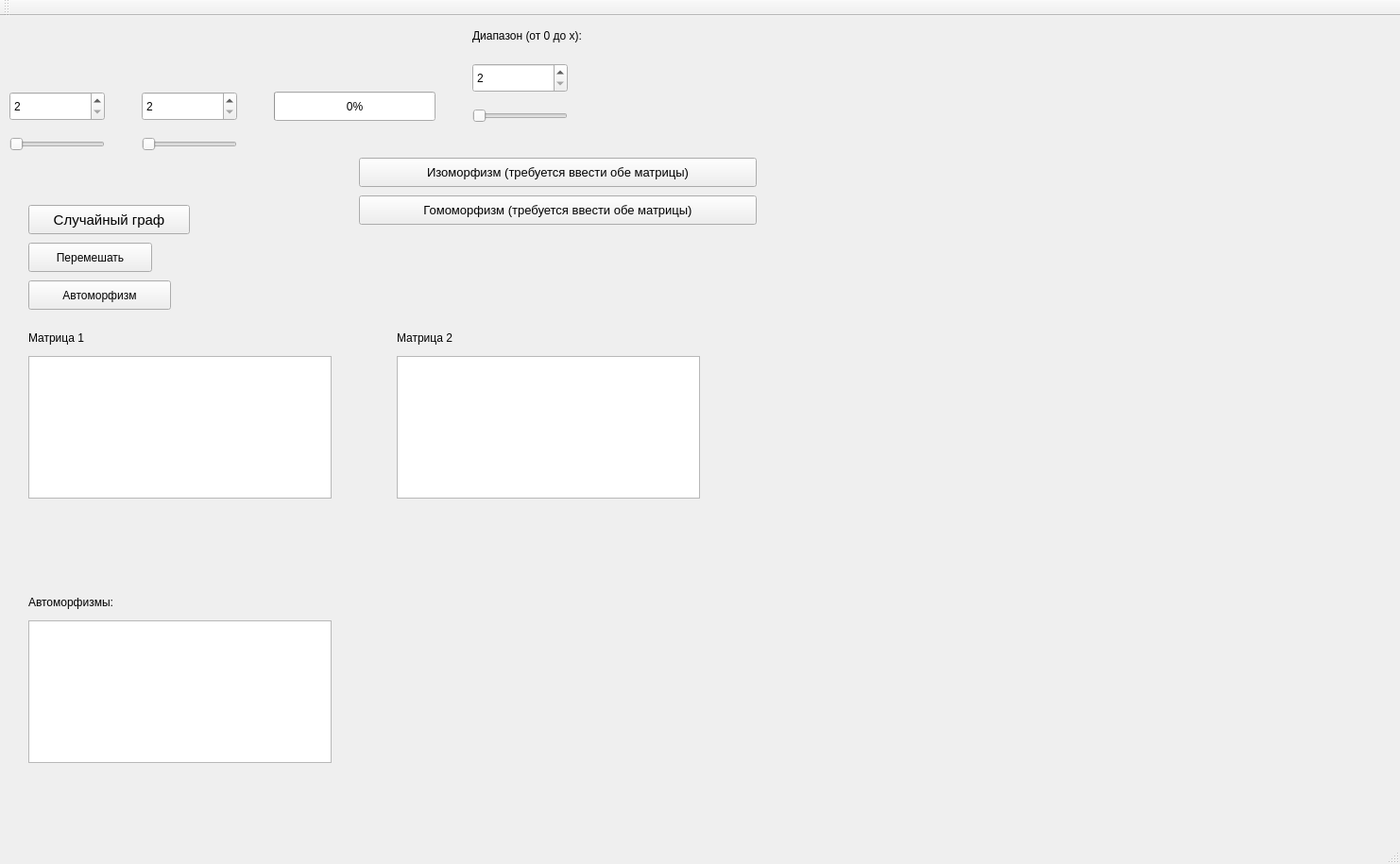
<?xml version="1.0" encoding="UTF-8"?>
<ui version="4.0">
 <class>MainWindow</class>
 <widget class="QMainWindow" name="MainWindow">
  <property name="geometry">
   <rect>
    <x>0</x>
    <y>0</y>
    <width>1482</width>
    <height>915</height>
   </rect>
  </property>
  <property name="windowTitle">
   <string>MainWindow</string>
  </property>
  <widget class="QWidget" name="centralWidget">
   <widget class="QCustomPlot" name="widget" native="true">
    <property name="geometry">
     <rect>
      <x>830</x>
      <y>50</y>
      <width>641</width>
      <height>741</height>
     </rect>
    </property>
   </widget>
   <widget class="QPushButton" name="genRandomGraphBtn">
    <property name="geometry">
     <rect>
      <x>30</x>
      <y>200</y>
      <width>171</width>
      <height>31</height>
     </rect>
    </property>
    <property name="font">
     <font>
      <pointsize>11</pointsize>
     </font>
    </property>
    <property name="contextMenuPolicy">
     <enum>Qt::PreventContextMenu</enum>
    </property>
    <property name="text">
     <string>Случайный граф</string>
    </property>
   </widget>
   <widget class="QSpinBox" name="matrixSpinBox">
    <property name="geometry">
     <rect>
      <x>10</x>
      <y>80</y>
      <width>101</width>
      <height>31</height>
     </rect>
    </property>
    <property name="minimum">
     <number>2</number>
    </property>
    <property name="maximum">
     <number>450</number>
    </property>
    <property name="value">
     <number>2</number>
    </property>
   </widget>
   <widget class="QProgressBar" name="progressBar">
    <property name="geometry">
     <rect>
      <x>290</x>
      <y>80</y>
      <width>171</width>
      <height>31</height>
     </rect>
    </property>
    <property name="value">
     <number>0</number>
    </property>
   </widget>
   <widget class="QSlider" name="matrixSlider">
    <property name="geometry">
     <rect>
      <x>10</x>
      <y>120</y>
      <width>101</width>
      <height>31</height>
     </rect>
    </property>
    <property name="minimum">
     <number>2</number>
    </property>
    <property name="maximum">
     <number>450</number>
    </property>
    <property name="value">
     <number>2</number>
    </property>
    <property name="sliderPosition">
     <number>2</number>
    </property>
    <property name="orientation">
     <enum>Qt::Horizontal</enum>
    </property>
   </widget>
   <widget class="QPushButton" name="automorphismBtn">
    <property name="geometry">
     <rect>
      <x>30</x>
      <y>280</y>
      <width>151</width>
      <height>31</height>
     </rect>
    </property>
    <property name="text">
     <string>Автоморфизм</string>
    </property>
   </widget>
   <widget class="QTextEdit" name="outputEdit">
    <property name="geometry">
     <rect>
      <x>30</x>
      <y>640</y>
      <width>321</width>
      <height>151</height>
     </rect>
    </property>
    <property name="tabStopWidth">
     <number>74</number>
    </property>
    <property name="textInteractionFlags">
     <set>Qt::TextEditorInteraction</set>
    </property>
   </widget>
   <widget class="QLabel" name="outputLabel">
    <property name="geometry">
     <rect>
      <x>30</x>
      <y>610</y>
      <width>231</width>
      <height>21</height>
     </rect>
    </property>
    <property name="text">
     <string>Автоморфизмы:</string>
    </property>
   </widget>
   <widget class="QPushButton" name="shuffleBtn">
    <property name="geometry">
     <rect>
      <x>30</x>
      <y>240</y>
      <width>131</width>
      <height>31</height>
     </rect>
    </property>
    <property name="text">
     <string>Перемешать</string>
    </property>
   </widget>
   <widget class="QTextEdit" name="matrix_2Edit">
    <property name="geometry">
     <rect>
      <x>420</x>
      <y>360</y>
      <width>321</width>
      <height>151</height>
     </rect>
    </property>
   </widget>
   <widget class="QPushButton" name="isomorphismBtn">
    <property name="geometry">
     <rect>
      <x>380</x>
      <y>150</y>
      <width>421</width>
      <height>31</height>
     </rect>
    </property>
    <property name="font">
     <font>
      <pointsize>10</pointsize>
      <weight>50</weight>
      <bold>false</bold>
     </font>
    </property>
    <property name="text">
     <string>Изоморфизм (требуется ввести обе матрицы)</string>
    </property>
   </widget>
   <widget class="QPushButton" name="gomomorphismBtn">
    <property name="geometry">
     <rect>
      <x>380</x>
      <y>190</y>
      <width>421</width>
      <height>31</height>
     </rect>
    </property>
    <property name="font">
     <font>
      <pointsize>10</pointsize>
     </font>
    </property>
    <property name="text">
     <string>Гомоморфизм (требуется ввести обе матрицы)</string>
    </property>
   </widget>
   <widget class="QSpinBox" name="matrix_2SpinBox">
    <property name="geometry">
     <rect>
      <x>150</x>
      <y>80</y>
      <width>101</width>
      <height>31</height>
     </rect>
    </property>
    <property name="minimum">
     <number>2</number>
    </property>
    <property name="maximum">
     <number>450</number>
    </property>
    <property name="value">
     <number>2</number>
    </property>
   </widget>
   <widget class="QSlider" name="matrix_2Slider">
    <property name="geometry">
     <rect>
      <x>150</x>
      <y>120</y>
      <width>101</width>
      <height>31</height>
     </rect>
    </property>
    <property name="minimum">
     <number>2</number>
    </property>
    <property name="maximum">
     <number>450</number>
    </property>
    <property name="value">
     <number>2</number>
    </property>
    <property name="sliderPosition">
     <number>2</number>
    </property>
    <property name="orientation">
     <enum>Qt::Horizontal</enum>
    </property>
   </widget>
   <widget class="QTextEdit" name="matrixEdit">
    <property name="geometry">
     <rect>
      <x>30</x>
      <y>360</y>
      <width>321</width>
      <height>151</height>
     </rect>
    </property>
   </widget>
   <widget class="QLabel" name="matrix_2Label">
    <property name="geometry">
     <rect>
      <x>420</x>
      <y>330</y>
      <width>231</width>
      <height>21</height>
     </rect>
    </property>
    <property name="text">
     <string>Матрица 2</string>
    </property>
   </widget>
   <widget class="QLabel" name="matrixLabel">
    <property name="geometry">
     <rect>
      <x>30</x>
      <y>330</y>
      <width>231</width>
      <height>21</height>
     </rect>
    </property>
    <property name="text">
     <string>Матрица 1</string>
    </property>
   </widget>
   <widget class="QSlider" name="rangeSlider">
    <property name="geometry">
     <rect>
      <x>500</x>
      <y>90</y>
      <width>101</width>
      <height>31</height>
     </rect>
    </property>
    <property name="minimum">
     <number>2</number>
    </property>
    <property name="maximum">
     <number>450</number>
    </property>
    <property name="value">
     <number>2</number>
    </property>
    <property name="sliderPosition">
     <number>2</number>
    </property>
    <property name="orientation">
     <enum>Qt::Horizontal</enum>
    </property>
   </widget>
   <widget class="QSpinBox" name="rangeSpinBox">
    <property name="geometry">
     <rect>
      <x>500</x>
      <y>50</y>
      <width>101</width>
      <height>31</height>
     </rect>
    </property>
    <property name="minimum">
     <number>2</number>
    </property>
    <property name="maximum">
     <number>450</number>
    </property>
    <property name="value">
     <number>2</number>
    </property>
   </widget>
   <widget class="QLabel" name="matrixLabel_2">
    <property name="geometry">
     <rect>
      <x>500</x>
      <y>10</y>
      <width>231</width>
      <height>21</height>
     </rect>
    </property>
    <property name="text">
     <string>Диапазон (от 0 до x):</string>
    </property>
   </widget>
  </widget>
  <widget class="QMenuBar" name="menuBar">
   <property name="geometry">
    <rect>
     <x>0</x>
     <y>0</y>
     <width>1482</width>
     <height>31</height>
    </rect>
   </property>
  </widget>
  <widget class="QToolBar" name="mainToolBar">
   <attribute name="toolBarArea">
    <enum>TopToolBarArea</enum>
   </attribute>
   <attribute name="toolBarBreak">
    <bool>false</bool>
   </attribute>
  </widget>
  <widget class="QStatusBar" name="statusBar"/>
 </widget>
 <layoutdefault spacing="6" margin="11"/>
 <customwidgets>
  <customwidget>
   <class>QCustomPlot</class>
   <extends>QWidget</extends>
   <header>qcustomplot.h</header>
   <container>1</container>
  </customwidget>
 </customwidgets>
 <resources/>
 <connections>
  <connection>
   <sender>matrixSpinBox</sender>
   <signal>valueChanged(int)</signal>
   <receiver>matrixSlider</receiver>
   <slot>setValue(int)</slot>
   <hints>
    <hint type="sourcelabel">
     <x>65</x>
     <y>132</y>
    </hint>
    <hint type="destinationlabel">
     <x>68</x>
     <y>194</y>
    </hint>
   </hints>
  </connection>
  <connection>
   <sender>matrixSlider</sender>
   <signal>valueChanged(int)</signal>
   <receiver>matrixSpinBox</receiver>
   <slot>setValue(int)</slot>
   <hints>
    <hint type="sourcelabel">
     <x>31</x>
     <y>165</y>
    </hint>
    <hint type="destinationlabel">
     <x>30</x>
     <y>128</y>
    </hint>
   </hints>
  </connection>
  <connection>
   <sender>matrix_2SpinBox</sender>
   <signal>valueChanged(int)</signal>
   <receiver>matrix_2Slider</receiver>
   <slot>setValue(int)</slot>
   <hints>
    <hint type="sourcelabel">
     <x>169</x>
     <y>147</y>
    </hint>
    <hint type="destinationlabel">
     <x>169</x>
     <y>176</y>
    </hint>
   </hints>
  </connection>
  <connection>
   <sender>matrix_2Slider</sender>
   <signal>valueChanged(int)</signal>
   <receiver>matrix_2SpinBox</receiver>
   <slot>setValue(int)</slot>
   <hints>
    <hint type="sourcelabel">
     <x>226</x>
     <y>181</y>
    </hint>
    <hint type="destinationlabel">
     <x>219</x>
     <y>145</y>
    </hint>
   </hints>
  </connection>
  <connection>
   <sender>rangeSpinBox</sender>
   <signal>valueChanged(int)</signal>
   <receiver>rangeSlider</receiver>
   <slot>setValue(int)</slot>
   <hints>
    <hint type="sourcelabel">
     <x>522</x>
     <y>109</y>
    </hint>
    <hint type="destinationlabel">
     <x>522</x>
     <y>143</y>
    </hint>
   </hints>
  </connection>
  <connection>
   <sender>rangeSlider</sender>
   <signal>valueChanged(int)</signal>
   <receiver>rangeSpinBox</receiver>
   <slot>setValue(int)</slot>
   <hints>
    <hint type="sourcelabel">
     <x>582</x>
     <y>144</y>
    </hint>
    <hint type="destinationlabel">
     <x>571</x>
     <y>111</y>
    </hint>
   </hints>
  </connection>
 </connections>
</ui>
